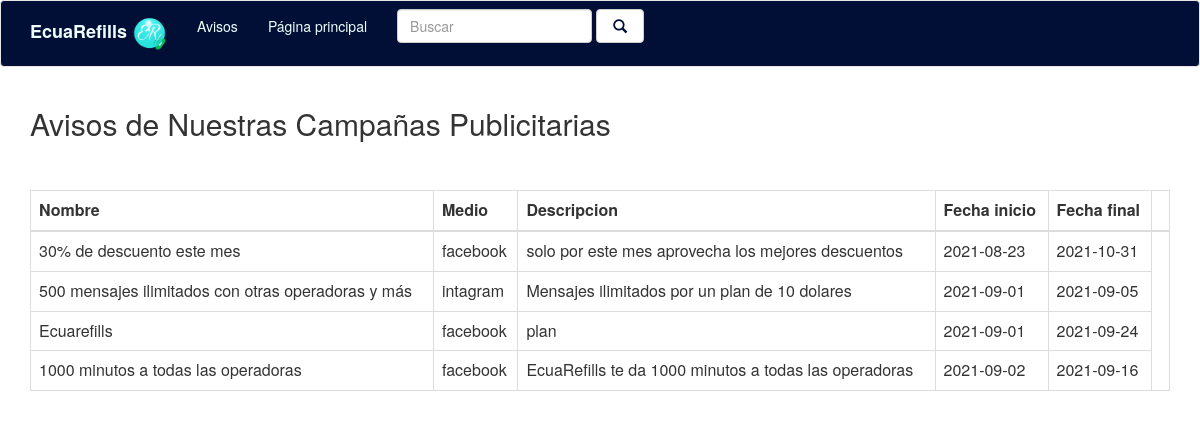
/client/src/crud_campania/ver2.php, run on the app's committed database.
### tables this page shows
CREATE TABLE `person` (
  `id` int(11) NOT NULL COMMENT 'Identificador único de la tabla person',
  `nombre` varchar(200) NOT NULL COMMENT '	\r\nGuarda el nombre de las campanias publicadas',
  `medio` varchar(100) NOT NULL COMMENT 'Permite guardar el medio de publicacion de las campanias',
  `descripcion` varchar(500) NOT NULL COMMENT 'Permite guardar la descripcion de la campania',
  `fechaInicio` date NOT NULL COMMENT 'Permite guardar la fecha de inicio de la campania',
  `fechaFinal` date NOT NULL COMMENT 'Permite guardar la fecha de finalizacion de la campania',
  `created_at` date DEFAULT NULL COMMENT '	\r\nPermite guardar la fecha de publicacion del registro'
);

### client/src/crud_campania/php/tabla2.php (the view, shortened to what this page needs)
<?php
include "conexion.php";
$sql1= "select * from person";
$query = $con->query($sql1);
?>
<?php if($query->num_rows>0):?>
<table class="table table-bordered table-hover">
<thead>
	<th>Nombre</th>
	<th>Medio</th>
	<th>Descripcion</th>
	<th>Fecha inicio</th>
	<th>Fecha final</th>
	<th></th>
</thead>
<?php while ($r=$query->fetch_array()):?>
<tr>
	<td><?php echo $r["nombre"]; ?></td>
	<td><?php echo $r["medio"]; ?></td>
	<td><?php echo $r["descripcion"]; ?></td>
	<td><?php echo $r["fechaInicio"]; ?></td>
	<td><?php echo $r["fechaFinal"]; ?></td>
</tr>
<?php endwhile;?>
</table>
<?php else:?>
	<p class="alert alert-warning">No hay resultados</p>
<?php endif;?>

### data on the page
person: nombre "30% de descuento este mes", medio "facebook", descripcion "solo por este mes aprovecha los mejores descuentos", fechaInicio "2021-08-23", fechaFinal "2021-10-31"
person: nombre "500 mensajes ilimitados con otras operadoras y más", medio "intagram", descripcion "Mensajes ilimitados por un plan de 10 dolares", fechaInicio "2021-09-01", fechaFinal "2021-09-05"
person: nombre "Ecuarefills", medio "facebook", descripcion "plan", fechaInicio "2021-09-01", fechaFinal "2021-09-24"
person: nombre "1000 minutos a todas las operadoras", medio "facebook", descripcion "EcuaRefills te da 1000 minutos a todas las operadoras", fechaInicio "2021-09-02", fechaFinal "2021-09-16"
